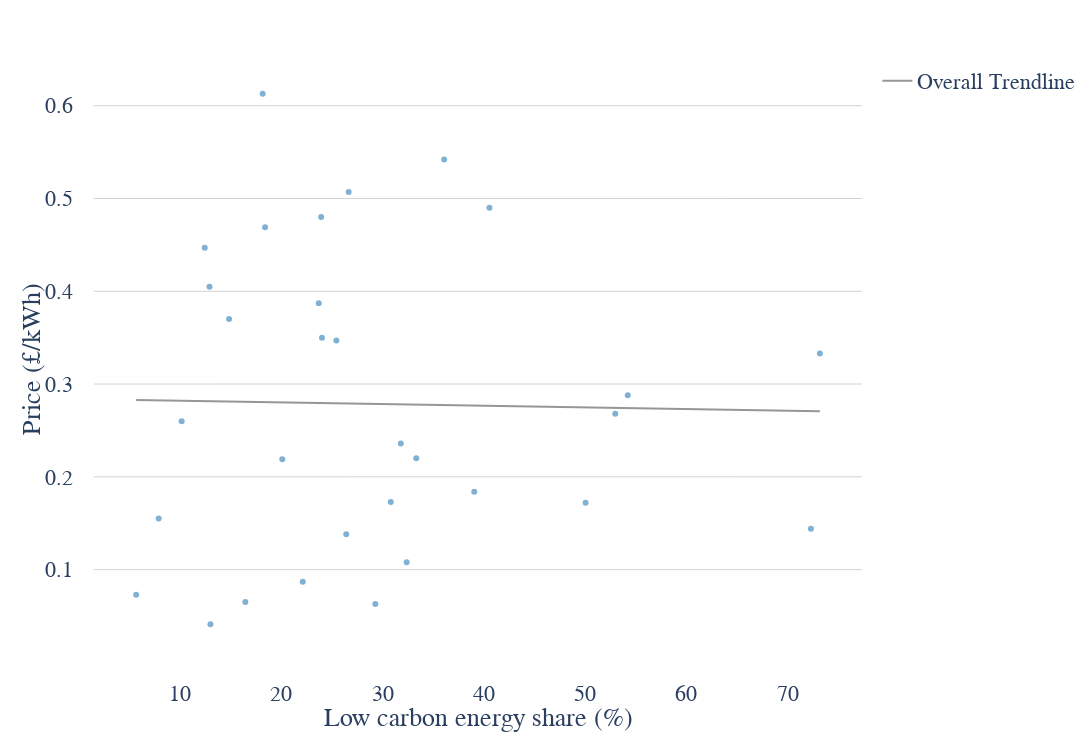

Here is the notebook cell this chart was saved with:
### Code cell
#europe only
europe_country_codes = [
    'ALB', 'ARM', 'BLR', 'BIH', 'FRO', 'GEO', 'GIB', 'ISL', 'IMN', 'XKX', 'LIE', 'MKD',
    'MDA', 'MCO', 'MNE', 'NOR', 'RUS', 'SMR', 'SRB', 'CHE', 'TUR', 'UKR', 'GBR', 'VAT',
    'AUT', 'BEL', 'BGR', 'HRV', 'CYP', 'CZE', 'DNK', 'EST', 'FIN', 'FRA', 'DEU', 'GRC',
    'HUN', 'IRL', 'ITA', 'LVA', 'LTU', 'LUX', 'MLT', 'NLD', 'POL', 'PRT', 'ROU', 'SVK',
    'SVN', 'ESP', 'SWE'
]

scatter_chart(data=joined_energy_data[joined_energy_data['iso3'].isin(europe_country_codes)], x_var='low_carbon_share_energy', y_var='price', x_label='Low carbon energy share (%)', y_label='Price (£/kWh)', hover_labels='country')

### Figure 1 — Plotly figure (JSON) as saved in the notebook; plotly's stock layout.template omitted (floating-point values rounded to 4 significant figures)
{"data": [{"customdata": [["Russia"], ["Georgia"], ["Ukraine"], ["Turkey"], ["Belarus"], ["Bosnia and Herzegovina"], ["Serbia"], ["Armenia"], ["Hungary"], ["Albania"], ["Bulgaria"], ["Malta"], ["Iceland"], ["Romania"], ["Norway"], ["Poland"], ["France"], ["Slovakia"], ["Slovenia"], ["Moldova"], ["Greece"], ["Portugal"], ["Spain"], ["Luxembourg"], ["Switzerland"], ["Cyprus"], ["Finland"], ["Sweden"], ["Latvia"], ["Czechia"], ["Estonia"], ["United Kingdom"], ["Netherlands"], ["Lithuania"], ["Ireland"], ["Germany"], ["Denmark"], ["Belgium"], ["Austria"], ["Italy"]], "hovertemplate": "Low carbon energy share (%)=%{x}<br>Price (£/kWh)=%{y}<br>country=%{customdata[0]}<extra></extra>", "legendgroup": "", "marker": {"color": "#80b1d3", "symbol": "circle"}, "mode": "markers", "name": "", "orientation": "v", "showlegend": false, "type": "scatter", "x": [13.01, null, 29.29, 16.45, 5.669, null, null, null, 22.12, null, 32.38, null, null, 26.41, 72.3, 7.893, 50.05, 30.81, 39.06, null, 20.1, 33.32, 31.8, 10.16, 52.98, null, 54.21, 73.18, 25.44, 24.02, 14.84, 23.7, 12.91, 12.44, 18.4, 23.94, 40.55, 26.66, 36.08, 18.16], "xaxis": "x", "y": [0.041, 0.06, 0.063, 0.065, 0.073, 0.077, 0.082, 0.083, 0.087, 0.09, 0.108, 0.114, 0.121, 0.138, 0.144, 0.155, 0.172, 0.173, 0.184, 0.213, 0.219, 0.22, 0.236, 0.26, 0.268, 0.286, 0.288, 0.333, 0.347, 0.35, 0.37, 0.387, 0.405, 0.447, 0.469, 0.48, 0.49, 0.507, 0.542, 0.613], "yaxis": "y"}, {"hovertemplate": "<b>OLS trendline</b><br>price = -0.000179054 * low_carbon_share_energy + 0.283705<br>R<sup>2</sup>=0.000359<br><br>Low carbon energy share (%)=%{x}<br>Price (£/kWh)=%{y} <b>(trend)</b><extra></extra>", "legendgroup": "Overall Trendline", "line": {"color": "#969696"}, "mode": "lines", "name": "Overall Trendline", "showlegend": true, "type": "scatter", "x": [5.669, 7.893, 10.16, 12.44, 12.91, 13.01, 14.84, 16.45, 18.16, 18.4, 20.1, 22.12, 23.7, 23.94, 24.02, 25.44, 26.41, 26.66, 29.29, 30.81, 31.8, 32.38, 33.32, 36.08, 39.06, 40.55, 50.05, 52.98, 54.21, 72.3, 73.18], "xaxis": "x", "y": [0.2827, 0.2823, 0.2819, 0.2815, 0.2814, 0.2814, 0.281, 0.2808, 0.2805, 0.2804, 0.2801, 0.2797, 0.2795, 0.2794, 0.2794, 0.2791, 0.279, 0.2789, 0.2785, 0.2782, 0.278, 0.2779, 0.2777, 0.2772, 0.2767, 0.2764, 0.2747, 0.2742, 0.274, 0.2708, 0.2706], "yaxis": "y"}], "layout": {"font": {"family": "Arial", "size": 22}, "height": 750, "legend": {"tracegroupgap": 0}, "margin": {"pad": 20, "t": 60}, "paper_bgcolor": "white", "plot_bgcolor": "white", "width": 1400, "xaxis": {"anchor": "y", "domain": [0, 1], "showgrid": false, "title": {"text": "Low carbon energy share (%)"}}, "yaxis": {"anchor": "x", "domain": [0, 1], "gridcolor": "LightGrey", "gridwidth": 1, "showgrid": true, "title": {"text": "Price (£/kWh)"}}}}
